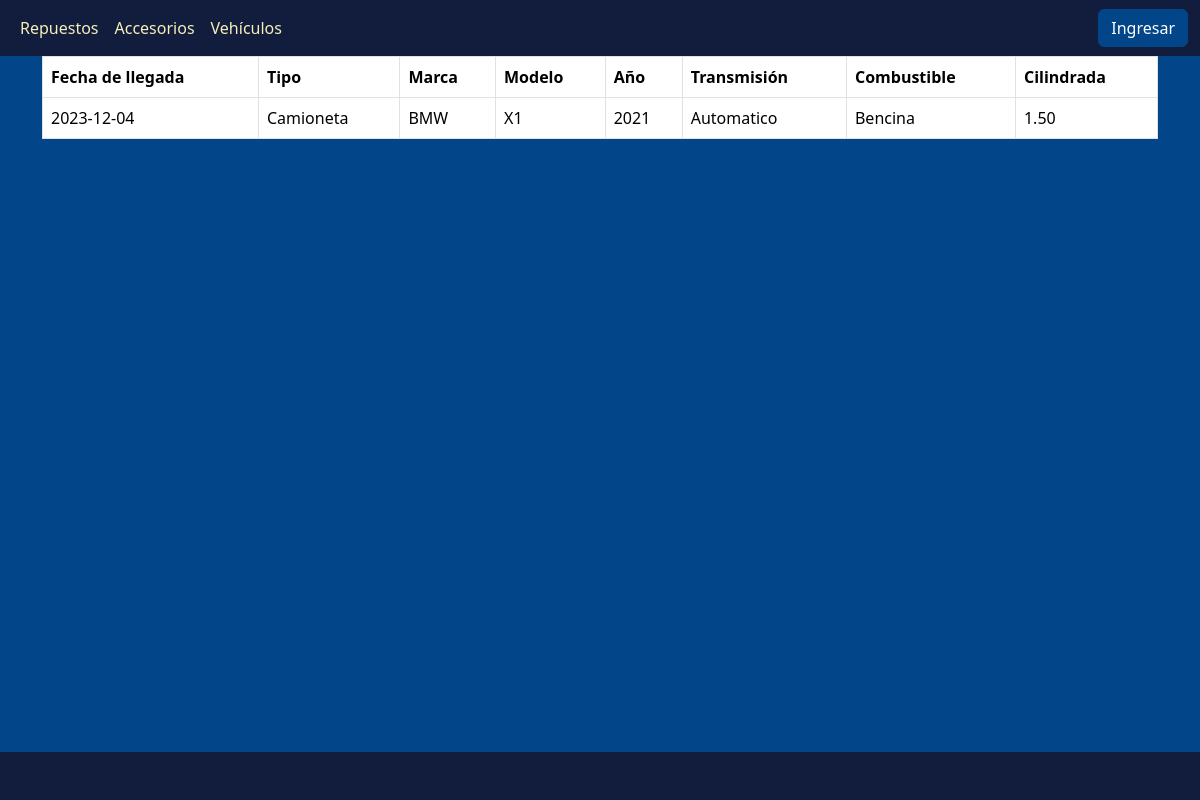
Page /app/modulos/vehiculo/vehiculosUsuario.php on the committed database.
### tables this page shows
CREATE TABLE `ingreso_vehiculo` (
  `ID` int(5) NOT NULL AUTO_INCREMENT,
  `FECHA` date NOT NULL,
  `FK_VEHICULO` int(5) NOT NULL,
  `FK_PROVEEDOR` int(3) NOT NULL,
  `PRECIO` int(8) NOT NULL,
  `PATENTE` varchar(6) NOT NULL,
  PRIMARY KEY (`ID`),
  KEY `FK_VEHICULO` (`FK_VEHICULO`),
  KEY `FK_PROVEEDOR` (`FK_PROVEEDOR`),
  CONSTRAINT `ingreso_vehiculo_ibfk_1` FOREIGN KEY (`FK_VEHICULO`) REFERENCES `vehiculo` (`ID`),
  CONSTRAINT `ingreso_vehiculo_ibfk_2` FOREIGN KEY (`FK_PROVEEDOR`) REFERENCES `proveedor` (`ID`)
);

CREATE TABLE `vehiculo` (
  `ID` int(5) NOT NULL AUTO_INCREMENT,
  `TIPO` varchar(50) NOT NULL,
  `MARCA` varchar(50) NOT NULL,
  `MODELO` varchar(50) NOT NULL,
  `AGNO` varchar(4) NOT NULL,
  `TRANSMISION` varchar(50) NOT NULL,
  `COMBUSTIBLE` varchar(50) NOT NULL,
  `CILINDRADA` varchar(4) NOT NULL,
  PRIMARY KEY (`ID`)
);

### web/app/modulos/vehiculo/mostrarVehiculos.php (the view, shortened to what this page needs)
<?php
include 'db.php';
$sql = "SELECT ingreso_vehiculo.FECHA, vehiculo.TIPO, vehiculo.MARCA, vehiculo.MODELO, vehiculo.AGNO, vehiculo.TRANSMISION, vehiculo.COMBUSTIBLE, vehiculo.CILINDRADA
        FROM ingreso_vehiculo
        INNER JOIN VEHICULO ON ingreso_vehiculo.FK_VEHICULO = vehiculo.ID";
$result = $conn->query($sql);
if ($result->num_rows > 0) {
    echo '<table class="table table-bordered">';
    echo '<thead>';
    echo '<tr>';
    echo '<th>Fecha de llegada</th>';
    echo '<th>Tipo</th>';
    echo '<th>Marca</th>';
    echo '<th>Modelo</th>';
    echo '<th>Año</th>';
    echo '<th>Transmisión</th>';
    echo '<th>Combustible</th>';
    echo '<th>Cilindrada</th>';
    echo '</tr>';
    echo '</thead>';
    echo '<tbody>';
    while ($row = $result->fetch_assoc()) {
        echo '<tr>';
        echo '<td>' . $row["FECHA"] . '</td>';
        echo '<td>' . $row["TIPO"] . '</td>';
        echo '<td>' . $row["MARCA"] . '</td>';
        echo '<td>' . $row["MODELO"] . '</td>';
        echo '<td>' . $row["AGNO"] . '</td>';
        echo '<td>' . $row["TRANSMISION"] . '</td>';
        echo '<td>' . $row["COMBUSTIBLE"] . '</td>';
        echo '<td>' . $row["CILINDRADA"] . '</td>';
        echo '</tr>';
    }
    echo '</tbody>';
    echo '</table>';
} else {
    echo "No se encontraron resultados.";
}
?>

### rows in the picture
ingreso_vehiculo: FECHA "2023-12-04", FK_VEHICULO.TIPO "Camioneta", FK_VEHICULO.MARCA "BMW", FK_VEHICULO.MODELO "X1", FK_VEHICULO.AGNO "2021", FK_VEHICULO.TRANSMISION "Automatico", FK_VEHICULO.COMBUSTIBLE "Bencina", FK_VEHICULO.CILINDRADA "1.50"
